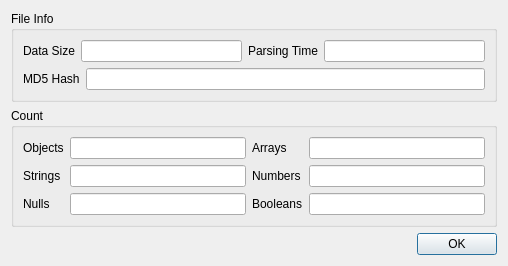
<?xml version="1.0" encoding="UTF-8"?>
<ui version="4.0">
 <class>Summary</class>
 <widget class="QDialog" name="Summary">
  <property name="geometry">
   <rect>
    <x>0</x>
    <y>0</y>
    <width>508</width>
    <height>249</height>
   </rect>
  </property>
  <property name="windowTitle">
   <string>Dialog</string>
  </property>
  <layout class="QVBoxLayout" name="verticalLayout_2">
   <item>
    <layout class="QVBoxLayout" name="verticalLayout">
     <item>
      <widget class="QGroupBox" name="groupBox_2">
       <property name="title">
        <string>File Info</string>
       </property>
       <layout class="QVBoxLayout" name="verticalLayout_4">
        <item>
         <layout class="QVBoxLayout" name="verticalLayout_3">
          <item>
           <layout class="QHBoxLayout" name="horizontalLayout_4">
            <item>
             <widget class="QLabel" name="label">
              <property name="text">
               <string>Data Size</string>
              </property>
             </widget>
            </item>
            <item>
             <widget class="QLineEdit" name="txt_dataSize">
              <property name="readOnly">
               <bool>true</bool>
              </property>
             </widget>
            </item>
            <item>
             <widget class="QLabel" name="label_2">
              <property name="text">
               <string>Parsing Time</string>
              </property>
             </widget>
            </item>
            <item>
             <widget class="QLineEdit" name="txt_parsingTime">
              <property name="readOnly">
               <bool>true</bool>
              </property>
             </widget>
            </item>
           </layout>
          </item>
          <item>
           <layout class="QHBoxLayout" name="horizontalLayout_5">
            <item>
             <widget class="QLabel" name="label_3">
              <property name="text">
               <string>MD5 Hash</string>
              </property>
             </widget>
            </item>
            <item>
             <widget class="QLineEdit" name="txt_md5Hash">
              <property name="readOnly">
               <bool>true</bool>
              </property>
             </widget>
            </item>
           </layout>
          </item>
         </layout>
        </item>
       </layout>
      </widget>
     </item>
     <item>
      <widget class="QGroupBox" name="groupBox">
       <property name="title">
        <string>Count</string>
       </property>
       <layout class="QVBoxLayout" name="verticalLayout_6">
        <item>
         <layout class="QGridLayout" name="gridLayout">
          <item row="1" column="3">
           <widget class="QLineEdit" name="txt_numbers">
            <property name="readOnly">
             <bool>true</bool>
            </property>
           </widget>
          </item>
          <item row="1" column="2">
           <widget class="QLabel" name="label_7">
            <property name="text">
             <string>Numbers</string>
            </property>
           </widget>
          </item>
          <item row="2" column="0">
           <widget class="QLabel" name="label_8">
            <property name="text">
             <string>Nulls</string>
            </property>
           </widget>
          </item>
          <item row="1" column="0">
           <widget class="QLabel" name="label_6">
            <property name="text">
             <string>Strings</string>
            </property>
           </widget>
          </item>
          <item row="0" column="3">
           <widget class="QLineEdit" name="txt_arrays">
            <property name="readOnly">
             <bool>true</bool>
            </property>
           </widget>
          </item>
          <item row="1" column="1">
           <widget class="QLineEdit" name="txt_strings">
            <property name="readOnly">
             <bool>true</bool>
            </property>
           </widget>
          </item>
          <item row="0" column="0">
           <widget class="QLabel" name="label_4">
            <property name="text">
             <string>Objects</string>
            </property>
           </widget>
          </item>
          <item row="0" column="2">
           <widget class="QLabel" name="label_5">
            <property name="text">
             <string>Arrays</string>
            </property>
           </widget>
          </item>
          <item row="2" column="1">
           <widget class="QLineEdit" name="txt_nulls">
            <property name="readOnly">
             <bool>true</bool>
            </property>
           </widget>
          </item>
          <item row="0" column="1">
           <widget class="QLineEdit" name="txt_objects">
            <property name="readOnly">
             <bool>true</bool>
            </property>
           </widget>
          </item>
          <item row="2" column="2">
           <widget class="QLabel" name="label_9">
            <property name="text">
             <string>Booleans</string>
            </property>
           </widget>
          </item>
          <item row="2" column="3">
           <widget class="QLineEdit" name="txt_booleans">
            <property name="readOnly">
             <bool>true</bool>
            </property>
           </widget>
          </item>
         </layout>
        </item>
       </layout>
      </widget>
     </item>
     <item>
      <layout class="QHBoxLayout" name="horizontalLayout">
       <item>
        <spacer name="horizontalSpacer">
         <property name="orientation">
          <enum>Qt::Horizontal</enum>
         </property>
         <property name="sizeHint" stdset="0">
          <size>
           <width>40</width>
           <height>20</height>
          </size>
         </property>
        </spacer>
       </item>
       <item>
        <widget class="QPushButton" name="pushButton">
         <property name="text">
          <string>OK</string>
         </property>
        </widget>
       </item>
      </layout>
     </item>
    </layout>
   </item>
  </layout>
 </widget>
 <resources/>
 <connections/>
</ui>
